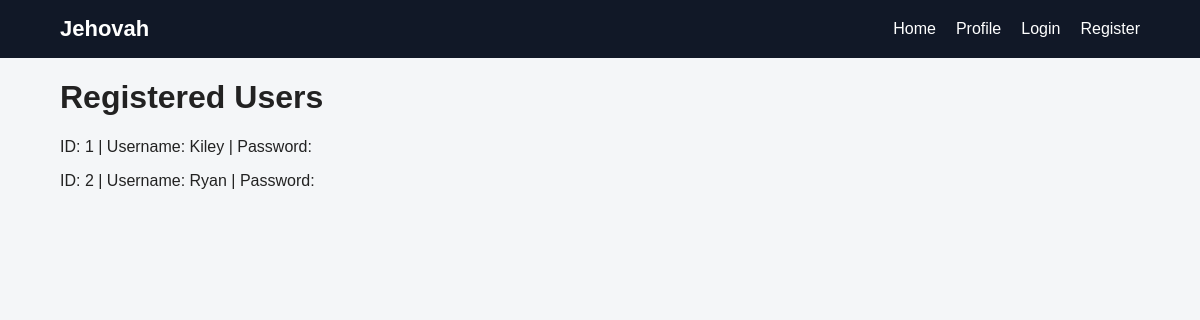
The app's page /view_users, older data.
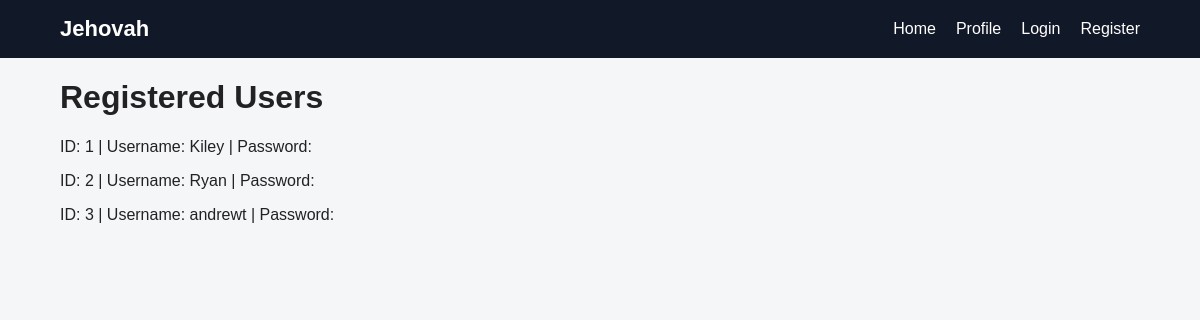
The same page, newer data.
### papo_cito.py (models this page shows)
class User(db.Model):
    id = db.Column(db.Integer, primary_key=True)
    username = db.Column(db.String(80), unique=True, nullable=False)
    password_hash = db.Column(db.String(255), nullable=False)

### papo_cito.py (the view)
@app.route("/view_users", methods=["GET","POST"])
def view_users():
    if request.method == "GET":
        cunt_monkeys = User.query.all()
        return render_template("info.html", users=cunt_monkeys)

### templates/info.html (shortened to what this page needs)
{% extends "base.html" %}
{% block content %}
		<h1>Registered Users</h1>
		{% for user in users %}
			<p>
			ID: {{ user.id }} |
			Username: {{ user.username }} |
			Password: {{ user.password }}
			</p>
		{% endfor %}
{% endblock %}

### templates/base.html (shortened to what this page needs)
<!DOCTYPE html>
<html lang="en">
<head>
	<link rel="stylesheet" href="{{ url_for('static', filename='css/style.css') }}">
</head>
<body>
	<nav class="navbar">
		<div class="nav-container">
			<a class="logo" href="/">Jehovah</a>
			<div class="nav-links">
				<a href="/">Home</a>
				<a href="/profile">Profile</a>
				{% if session.get("user") %}
					<a href=  "/logout">   Logout</a>
				{% else %}
					<a href=   "/login"> Login   </a>
					<a href="/register"> Register</a>
				{% endif %}
			</div>
		</div>
	</nav>
<main class="container">
	{% block content %}
	{% endblock %}
</main>
</body>
</html>

### static/css/style.css (style rules this page uses)
* { box-sizing: border-box; }
body { margin: 0; font-family: Arial, sans-serif; background: #f4f6f8; color: #222; }
.navbar { background: #111827; padding: 16px 0; }
.nav-container { width: 90%; max-width: 1100px; margin: auto; display: flex; justify-content: space-between; align-items: center; }
.logo { color: white; text-decoration: none; font-size: 22px; font-weight: bold; }
.nav-links { display: flex; gap: 20px; }
.nav-links a { color: white; text-decoration: none; }
.container { width: 90%; max-width: 1100px; margin: auto; }

Row changes from the older to the newer data that the page shows:
added User: id "3", username "andrewt"
